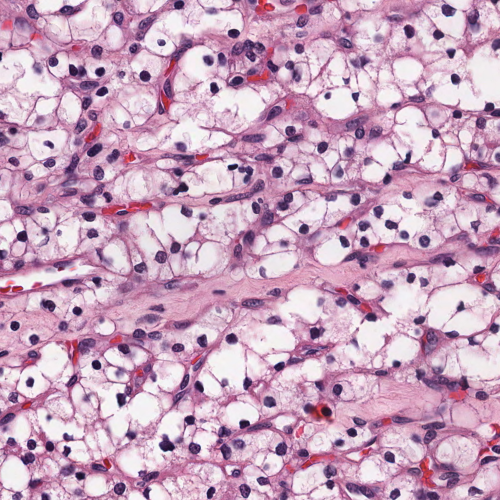
#> input picture data/images/TCGA-B0-5710-01Z-00-DX1.tif, 1000 x 1000 px (shown at 1/2 size)
$ jupyter execute --allow-errors mask_2class.ipynb
#> lines starting #> are read from the running program, lines starting #| are printed output that depends on the picture
## Read XML annotation file

[cell 1]
import xml.etree.ElementTree as ET
#> (the rest of this cell did not finish here and is left out)

[cell 2]
# reverse the img

import numpy as np
import matplotlib.pyplot as plt
img = np.zeros((1000, 1000))

# fill the segments
#> (the rest of this cell did not finish here and is left out)

[cell 3]
from PIL import Image, ImageDraw
tis = Image.open("data/images/TCGA-B0-5710-01Z-00-DX1.tif")
#> tis is the input picture: PIL image 1000x1000 RGB; mean R, G, B 199.7, 161.8, 188.9
#> (the rest of this cell did not finish here and is left out)

[cell 4]
tis.size
#> Out = (1000, 1000)

## fill the holes

[cell 5]
from scipy import ndimage
binary = img.copy()
binary[binary > 0] = 1
img_fill_holes=ndimage.binary_fill_holes(binary).astype(int)

[cell 6]
fig=plt.figure(figsize=(10, 10))
plt.imshow(img_fill_holes, cmap=plt.cm.gray)
plt.show()
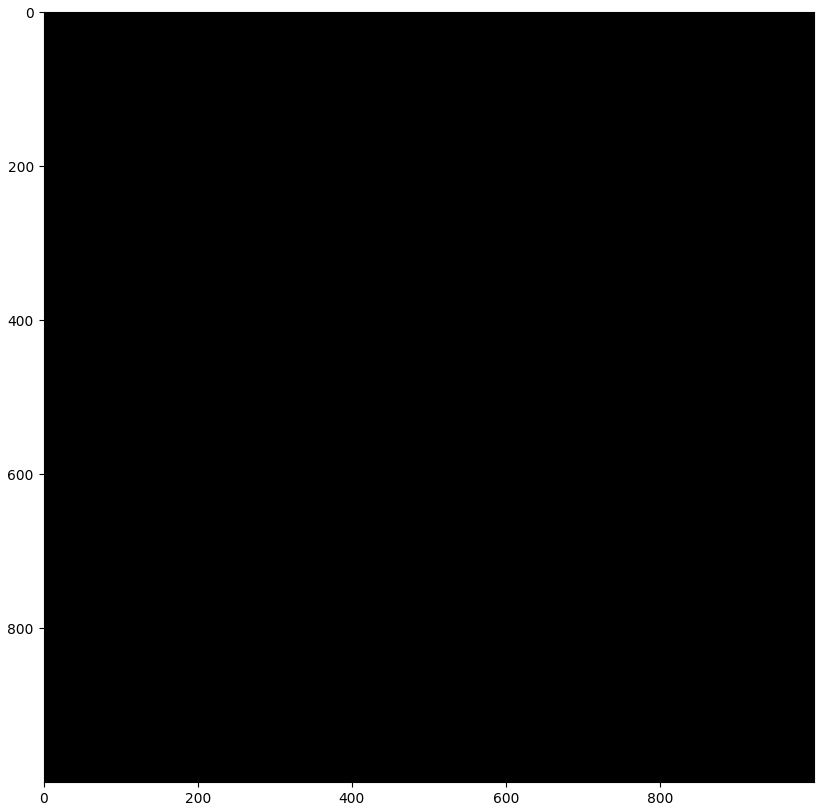
#> figure drawn by matplotlib, 1 panel

Reference: how to fill a donut
https://krstn.eu/How-to-fill-a-Donut/

## Using the dilate function to close contours

[cell 7]
import cv2
import numpy as np

kernel = np.ones((2,2), np.uint8)
dilation = cv2.dilate(img, kernel, iterations = 3)
closing = cv2.morphologyEx(dilation, cv2.MORPH_CLOSE, kernel)

plt.figure(figsize=(15,8))

plt.subplot(1,2,1)
plt.imshow(img, cmap=plt.cm.gray)
plt.axis('off')
plt.title('Original Image')

plt.subplot(1,2,2)
plt.imshow(closing, cmap='gray')
plt.axis('off')
plt.title('Grayscale Image')

plt.tight_layout()
plt.show()
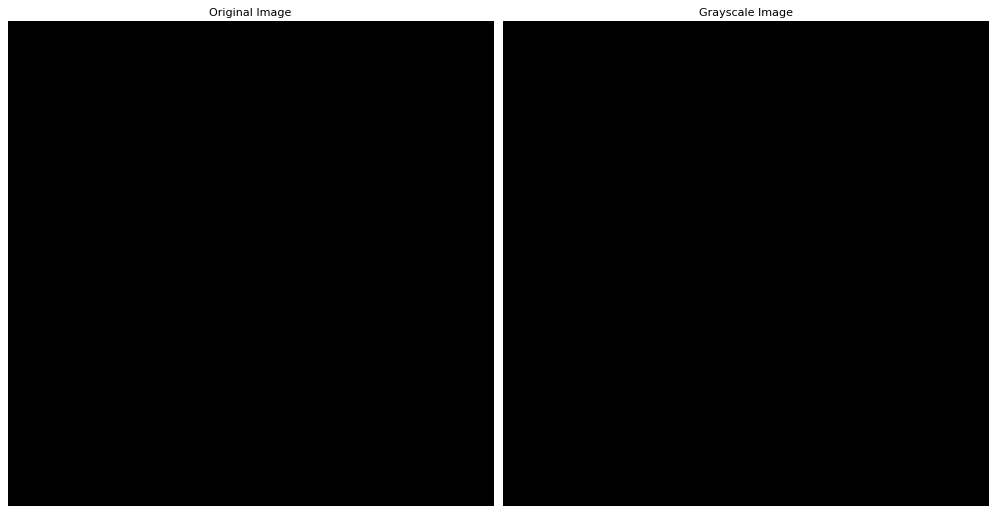
#> figure drawn by matplotlib, 2 panels
